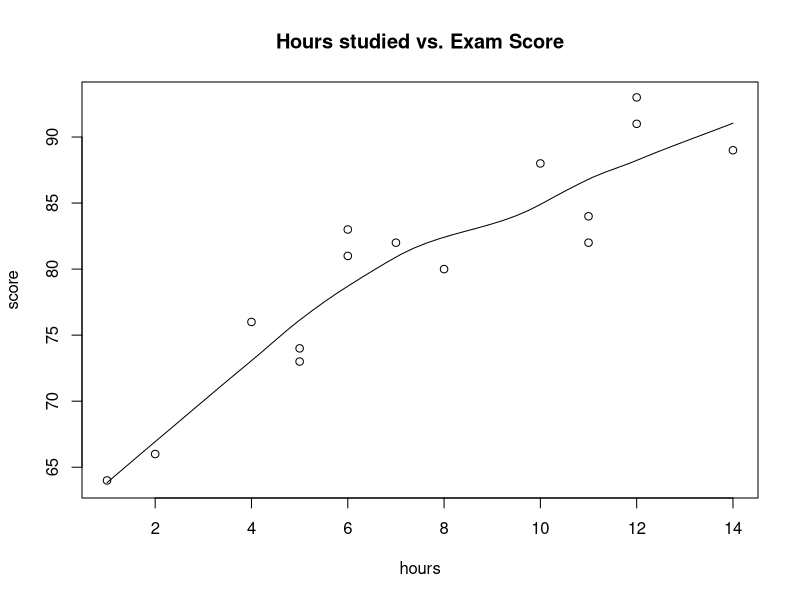
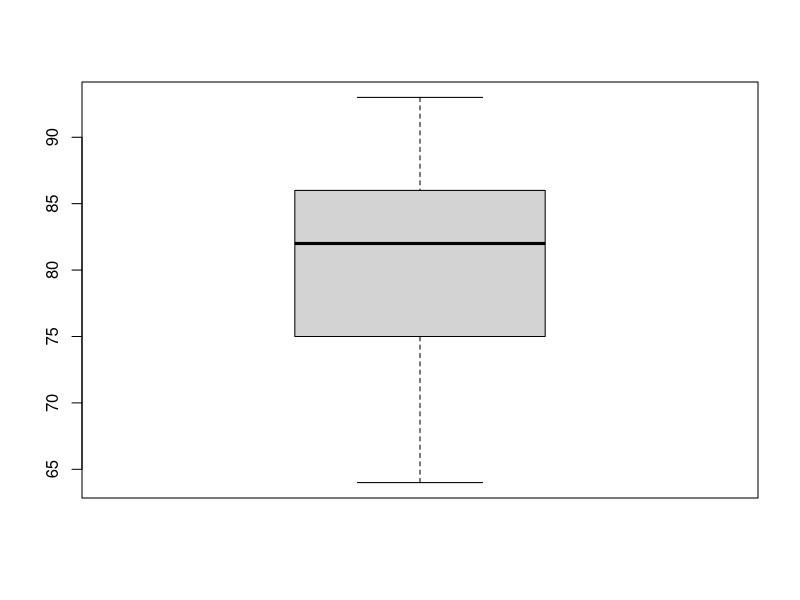
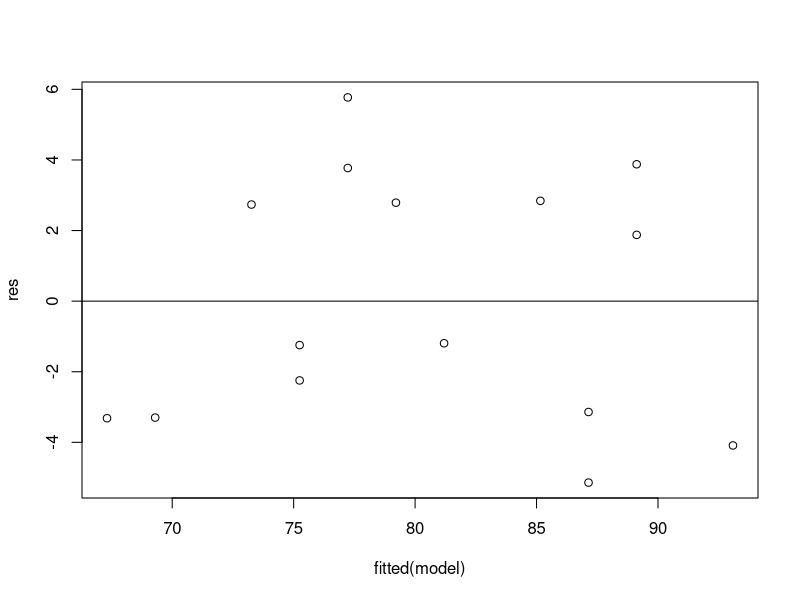
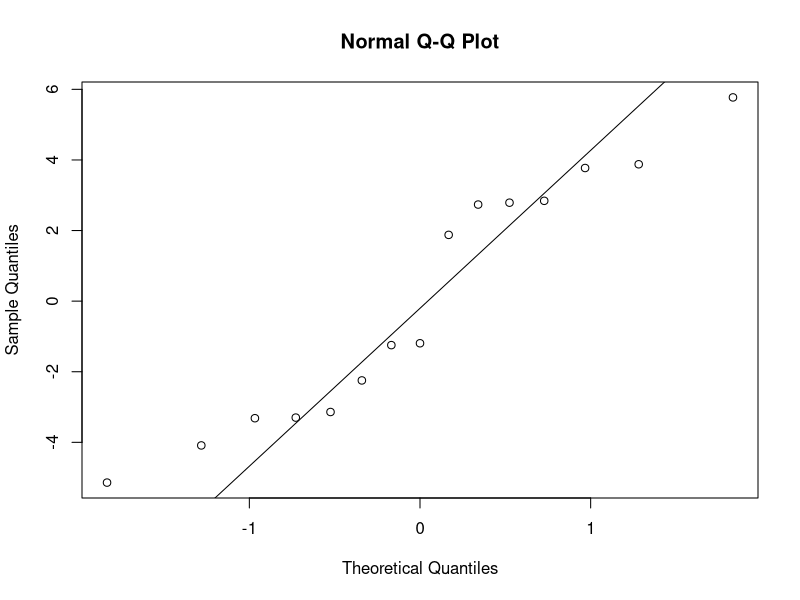

R code for these plots, in order:
## ---- chunk 1


df <- data.frame(hours=c(1, 2, 4, 5, 5, 6, 6, 7, 8, 10, 11, 11, 12, 12, 14),
                 score=c(64, 66, 76, 73, 74, 81, 83, 82, 80, 88, 84, 82, 91, 93, 89));

head(df)

attach(df)

scatter.smooth(hours, score, main ='Hours studied vs. Exam Score')

## ---- chunk 2
boxplot(score)
## ---- chunk 3
model <- lm(score~hours)

## ---- chunk 4
summary(model)
## ---- chunk 5
#define residuals
res <- resid(model)

#produce residual vs. fitted plot
plot(fitted(model), res)

#add a horizontal line at 0 
abline(0,0)
## ---- chunk 6
#create Q-Q plot for residuals
qqnorm(res)

#add a straight diagonal line to the plot
qqline(res) 
